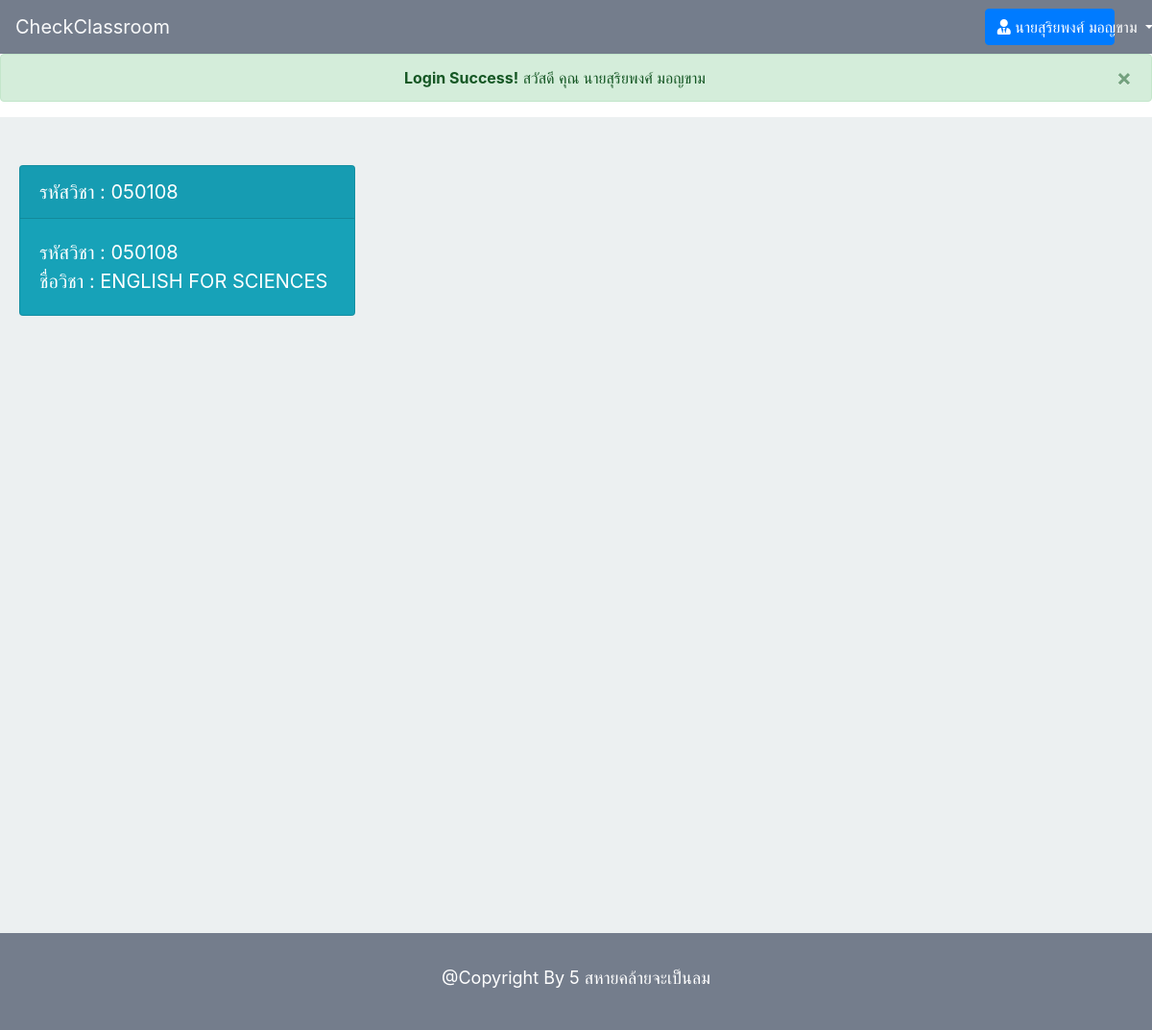
The app's page /student/student_home.php (signed in), older data.
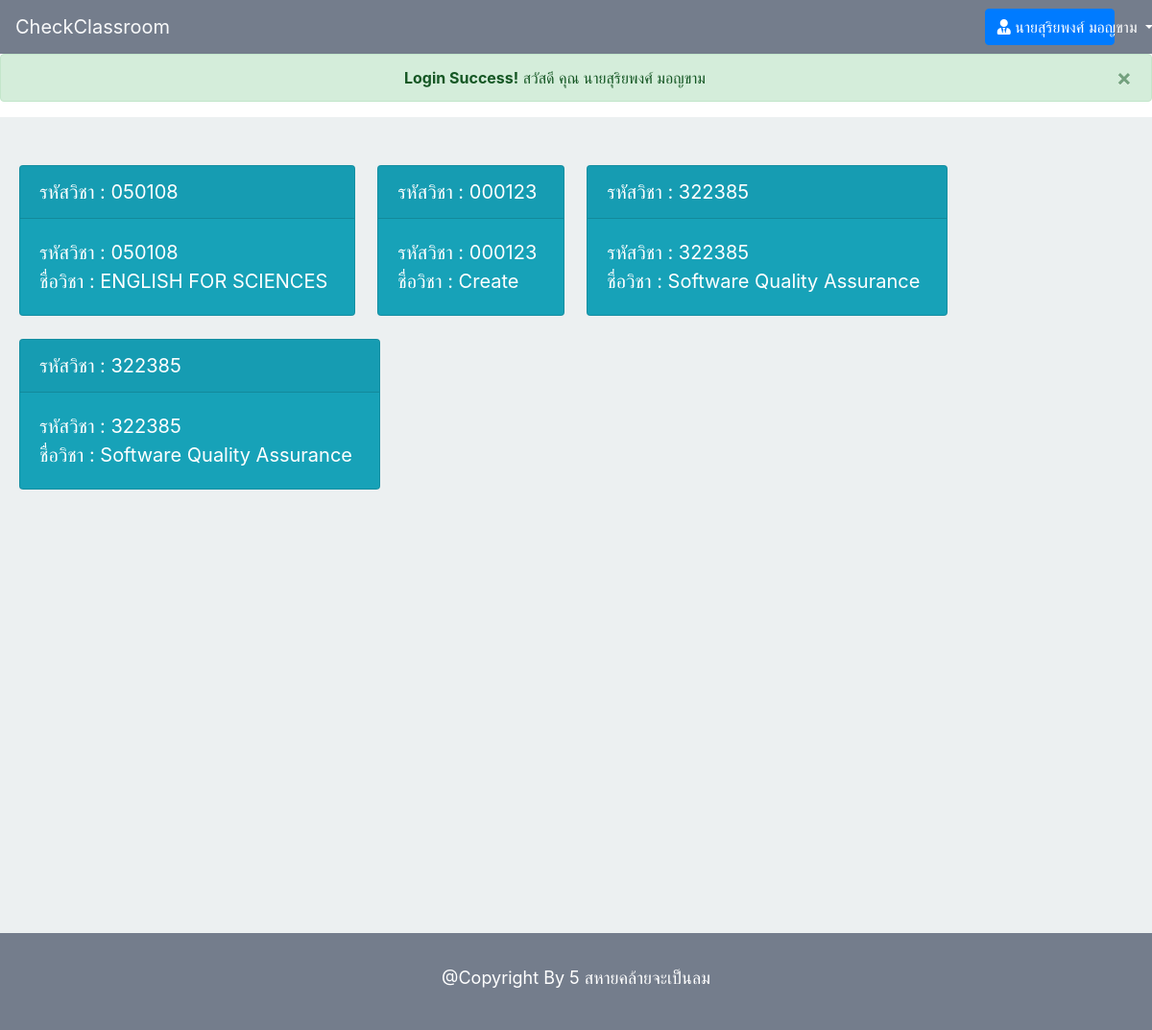
The same page, newer data.
### tables this page shows
CREATE TABLE `enroll` (
  `enroll_id` int(10) NOT NULL,
  `c_id` varchar(10) NOT NULL,
  `c_name` varchar(255) NOT NULL,
  `c_sec` int(3) NOT NULL,
  `c_year` varchar(20) NOT NULL,
  `c_term` int(1) NOT NULL,
  `l_name` varchar(50) DEFAULT NULL,
  `l_username` varchar(30) DEFAULT NULL,
  `t_username` varchar(50) DEFAULT NULL,
  `t_name` varchar(100) DEFAULT NULL,
  `s_id` varchar(30) NOT NULL,
  `s_name` varchar(50) NOT NULL,
  `s_department` varchar(30) NOT NULL,
  `status` int(1) DEFAULT '1'
);

### student/student_home.php (the view, shortened to what this page needs)
<?php
	include '../connect.php';
	$stmt = $pdo->prepare("SELECT * FROM student WHERE s_id = ?");
	$stmt->bindParam(1,$_SESSION["username"]);
	$stmt->execute();
	while ($row=$stmt->fetch()) {
	 	$rowName["s_name"] = $row["s_name"];
	 }
	$stmt2=$pdo->prepare("SELECT * FROM enroll WHERE s_id = ?");
	$stmt2->bindParam(1,$_SESSION['username']);
	$stmt2->execute();
	if (!empty($_SESSION['username']) && $_SESSION['permission'] == 3) {
?>
<!DOCTYPE html>
<html>
<head>
	<link rel="stylesheet" href="https://maxcdn.bootstrapcdn.com/bootstrap/4.0.0/css/bootstrap.min.css">
	<link rel="stylesheet" href="https://use.fontawesome.com/releases/v5.7.2/css/all.css">
	<link rel="stylesheet" type="text/css" href="../style.css">
</head>
<body>
	<nav class="navbar sticky-top navbar-light navbar-expand-lg" style="background-color: #747d8c;">
 		<a class="navbar-brand text-light" href="studuent_home.php">CheckClassroom</a>
		  <div class="collapse navbar-collapse" id="navbarSupportedContent">
		    <div class="form-inline my-2 my-lg-0 mr-sm-2 col-md-2">
		    	<a href="" class="btn btn-primary  dropdown-toggle col-12" data-toggle="dropdown" aria-haspopup="true" aria-expanded="false"> <i class="fas fa-user-tie"></i> <?= $rowName["s_name"] ?> </a>
		    </div>
		  </div>
	</nav>
	<?php
		if (!empty($_COOKIE["login_success"])){ ?>
			<div class="alert alert-success alert-dismissible fade show" role="alert" id="login_success">
				<center>
					<strong>Login Success!</strong> สวัสดี คุณ <?= $rowName["s_name"] ?>
				</center>
				<button type="button" class="close" data-dismiss="alert" aria-label="Close">
					<span aria-hidden="true">&times;</span>
				</button>
			</div>
	<?php } ?>
	<div style="padding-top: 50px;padding-bottom: 50px;min-height: 850px;background-color: #ecf0f1;">
		<div class="form-inline d-flex " style="margin-left: 20px;">
			<?php while ($row2=$stmt2->fetch()) {?>
				<div class="card-deck my-2 my-lg-0 mr-sm-2 mb-4">
				<div class="card bg-info zoomclass mb-4">
					<a href="detail_class.php?c_id=<?=$row2['c_id']?>">
						<div class="card-header">
								<p class="card-text text-white" style="font-size: 20px;"> รหัสวิชา : <?=$row2['c_id']?> </p>
							</div>
						<div class="card-body">
							<div class="form-group mr-sm-2">
								<p class="card-text text-white" style="font-size: 20px;"> รหัสวิชา : <?=$row2['c_id']?> </p>
							</div>
							<div class="form-group mr-sm-2">
								<p class="card-text text-white" style="font-size: 20px;"> ชื่อวิชา : <?=$row2['c_name']?> </p>
							</div>
						</div>
					</a>
				</div>
			</div>
			<?php } ?>
		</div>
	</div>
	<footer style="background-color: #747d8c; padding: 24px;">
		<div style="text-align: center;">
			<label style="font-size: 18px; color: white; padding: 9px;">@Copyright By 5 สหายคล้ายจะเป็นลม</label>
		</div>
	</footer>
</body>
</html>
<?php } else {
		setcookie('wrong_login',1,time()+10,'/');
		echo "<script type='text/javascript'> window.location.href = '../index.php';</script>";
	} ?>

Row changes from the older to the newer data that the page shows:
added enroll: c "000123", c_name "Create"
added enroll: c "322385", c_name "Software Quality Assurance"
added enroll: c "322385", c_name "Software Quality Assurance"
